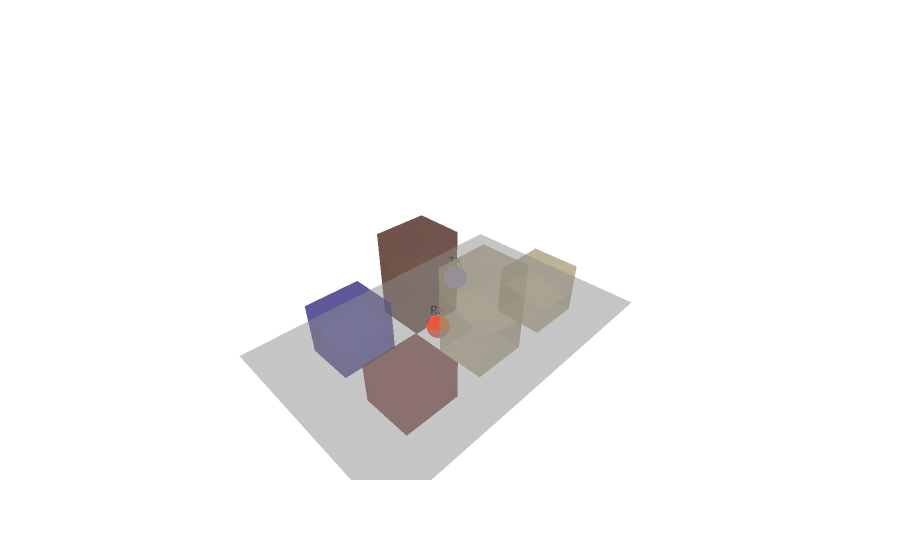

Source (notebook cell):
### Markdown cell above
Below, we demonstrate how to generate (and plot) a random scene.

### Code cell
key_example = jr.key(1234)
example_scene = random_scene(key=key_example)
example_fig = example_scene.plot(
    showlegend=False,
    tx_kwargs={"labels": ["TX"]},
    rx_kwargs={"labels": ["RX"]},
    mesh_kwargs={"opacity": 0.5},
)
make_transparent(example_fig)

### Figure 1 — Plotly figure (JSON) as saved in the notebook; plotly's stock layout.template omitted (floating-point values rounded to 4 significant figures; data arrays with more than 128 entries replaced by an {"elided": "..."} marker saying what was removed)
{"data": [{"mode": "markers+text", "showlegend": false, "text": ["TX"], "type": "scatter3d", "x": [-3.296], "y": [1.354], "z": [32.89]}, {"mode": "markers+text", "showlegend": false, "text": ["RX"], "type": "scatter3d", "x": [4.33], "y": [-4.296], "z": [1.018]}, {"facecolor": {"elided": "62x3 float values"}, "i": [10, 10, 8, 8, 12, 12, 14, 14, 8, 8, 13, 13, 18, 18, 16, 16, 20, 20, 22, 22, 16, 16, 21, 21, 26, 26, 24, 24, 28, 28, 30, 30, 24, 24, 29, 29, 34, 34, 32, 32, 36, 36, 38, 38, 32, 32, 37, 37, 42, 42, 40, 40, 44, 44, 46, 46, 40, 40, 45, 45, 48, 48], "j": [11, 9, 9, 13, 13, 15, 15, 11, 12, 14, 9, 11, 19, 17, 17, 21, 21, 23, 23, 19, 20, 22, 17, 19, 27, 25, 25, 29, 29, 31, 31, 27, 28, 30, 25, 27, 35, 33, 33, 37, 37, 39, 39, 35, 36, 38, 33, 35, 43, 41, 41, 45, 45, 47, 47, 43, 44, 46, 41, 43, 49, 50], "k": [9, 8, 13, 12, 15, 14, 11, 10, 14, 10, 11, 15, 17, 16, 21, 20, 23, 22, 19, 18, 22, 18, 19, 23, 25, 24, 29, 28, 31, 30, 27, 26, 30, 26, 27, 31, 33, 32, 37, 36, 39, 38, 35, 34, 38, 34, 35, 39, 41, 40, 45, 44, 47, 46, 43, 42, 46, 42, 43, 47, 50, 51], "opacity": 0.5, "showlegend": false, "type": "mesh3d", "x": [-62.11, -62.11, -62.11, -62.11, -30.99, -30.99, -30.99, -30.99, -15.12, -15.12, -15.12, -15.12, 16.0, 16.0, 16.0, 16.0, 31.52, 31.52, 31.52, 31.52, 62.64, 62.64, 62.64, 62.64, -15.12, -15.12, -15.12, -15.12, 16.0, 16.0, 16.0, 16.0, -62.41, -62.41, -62.41, -62.41, -31.29, -31.29, -31.29, -31.29, 32.36, 32.36, 32.36, 32.36, 63.48, 63.48, 63.48, 63.48, -93.97, 92.43, 92.43, -93.97], "y": [-36.5, -36.5, -8.613, -8.613, -36.5, -36.5, -8.613, -8.613, -36.5, -36.5, -8.613, -8.613, -36.5, -36.5, -8.613, -8.613, -36.5, -36.5, -8.613, -8.613, -36.5, -36.5, -8.613, -8.613, 9.572, 9.572, 37.46, 37.46, 9.572, 9.572, 37.46, 37.46, 9.572, 9.572, 37.46, 37.46, 9.572, 9.572, 37.46, 37.46, 10.34, 10.34, 38.22, 38.22, 10.34, 10.34, 38.22, 38.22, 60.81, 60.81, -60.33, -60.33], "z": [-0.03079, 21.82, -0.03079, 21.82, -0.03079, 21.82, -0.03079, 21.82, -0.03079, 50.94, -0.03079, 50.94, -0.03079, 50.94, -0.03079, 50.94, -0.03079, 29.1, -0.03079, 29.1, -0.03079, 29.1, -0.03079, 29.1, -0.03079, 50.94, -0.03079, 50.94, -0.03079, 50.94, -0.03079, 50.94, -0.03079, 29.1, -0.03079, 29.1, -0.03079, 29.1, -0.03079, 29.1, -0.03079, 21.82, -0.03079, 21.82, -0.03079, 21.82, -0.03079, 21.82, -0.03079, -0.03079, -0.03079, -0.03079]}], "layout": {"scene": {"xaxis": {"visible": false}, "yaxis": {"visible": false}, "zaxis": {"visible": false}}}}
